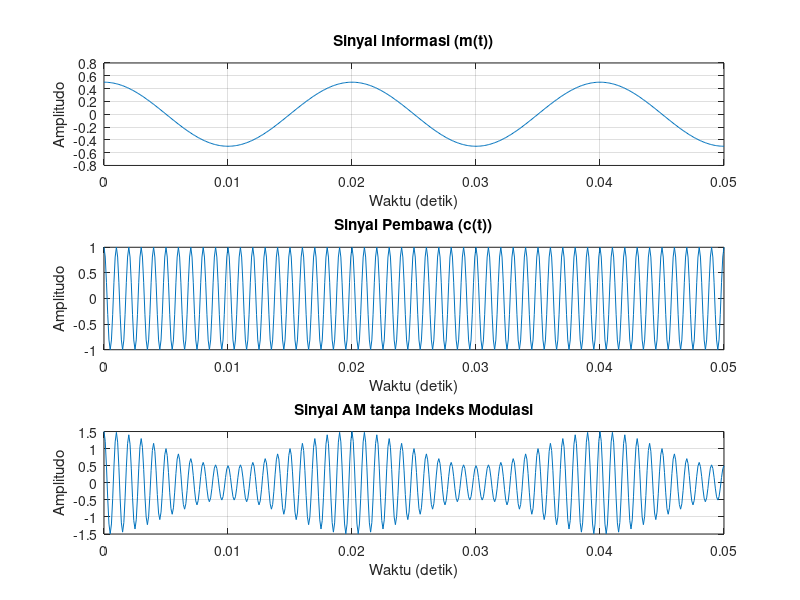

MATLAB code for this plot:
% Parameter dasar
Ac = 1;            % Amplitudo sinyal pembawa (Carrier amplitude)
Am = 0.5;          % Amplitudo sinyal informasi (Message amplitude)
fc = 1000;         % Frekuensi sinyal pembawa (Carrier frequency) dalam Hz
fm = 50;           % Frekuensi sinyal informasi (Message frequency) dalam Hz

% Waktu sampling
Fs = 10000;        % Frekuensi sampling (Sampling frequency) dalam Hz
t = 0:1/Fs:0.05;   % Waktu dari 0 hingga 0.05 detik

% Sinyal informasi (Message signal)
m_t = Am * cos(2*pi*fm*t);

% Sinyal pembawa (Carrier signal)
c_t = Ac * cos(2*pi*fc*t);

% Sinyal AM tanpa indeks modulasi
s_t = (Ac + m_t) .* cos(2*pi*fc*t);

% Plot sinyal informasi, sinyal pembawa, dan sinyal AM
figure;

% Plot sinyal informasi
subplot(3,1,1);
plot(t, m_t);
title('Sinyal Informasi (m(t))');
xlabel('Waktu (detik)');
ylabel('Amplitudo');
grid on;

% Plot sinyal pembawa
subplot(3,1,2);
plot(t, c_t);
title('Sinyal Pembawa (c(t))');
xlabel('Waktu (detik)');
ylabel('Amplitudo');
grid on;

% Plot sinyal yang telah dimodulasi (AM)
subplot(3,1,3);
plot(t, s_t);
title('Sinyal AM tanpa Indeks Modulasi');
xlabel('Waktu (detik)');
ylabel('Amplitudo');
grid on;
